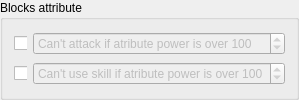
    <widget class="QGroupBox" name="groupConditionBlockAttribute">
     <property name="title">
      <string>Blocks attribute</string>
     </property>
     <layout class="QGridLayout" name="gridLayout_18">
      <item row="0" column="0">
       <widget class="QCheckBox" name="checkConditionBlockAttack">
        <property name="maximumSize">
         <size>
          <width>13</width>
          <height>16777215</height>
         </size>
        </property>
        <property name="text">
         <string/>
        </property>
       </widget>
      </item>
      <item row="0" column="1">
       <widget class="QSpinBox" name="spinConditionBlockAttack">
        <property name="enabled">
         <bool>false</bool>
        </property>
        <property name="suffix">
         <string/>
        </property>
        <property name="prefix">
         <string>Can't attack if atribute power is over </string>
        </property>
        <property name="minimum">
         <number>0</number>
        </property>
        <property name="maximum">
         <number>200</number>
        </property>
        <property name="value">
         <number>100</number>
        </property>
       </widget>
      </item>
      <item row="1" column="0">
       <widget class="QCheckBox" name="checkConditionBlockSkill">
        <property name="maximumSize">
         <size>
          <width>13</width>
          <height>16777215</height>
         </size>
        </property>
        <property name="text">
         <string/>
        </property>
       </widget>
      </item>
      <item row="1" column="1">
       <widget class="QSpinBox" name="spinConditionBlockSkill">
        <property name="enabled">
         <bool>false</bool>
        </property>
        <property name="suffix">
         <string/>
        </property>
        <property name="prefix">
         <string>Can't use skill if atribute power is over </string>
        </property>
        <property name="minimum">
         <number>0</number>
        </property>
        <property name="maximum">
         <number>200</number>
        </property>
        <property name="value">
         <number>100</number>
        </property>
       </widget>
      </item>
     </layout>
    </widget>
